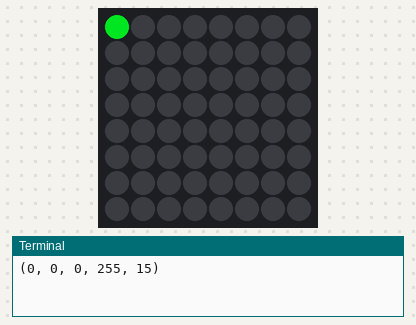
A program run on a simulated Raspberry Pi (BCM pin numbers) with a Sense HAT. On the bench: the Sense HAT's 8×8 RGB LED matrix, the last lines printed to the terminal. Dim RGB values are drawn brighter than linear; random numbers come from a fixed seed. At 6.4 s the program stops and its outputs stay as they are.

Above: at 0.07 s.
At 0.77 s:
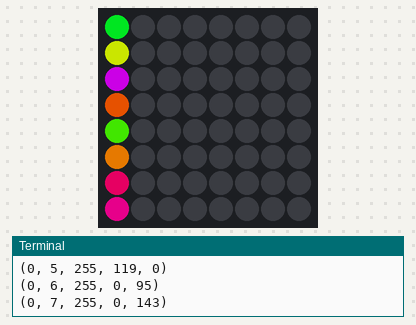
At 1.57 s:
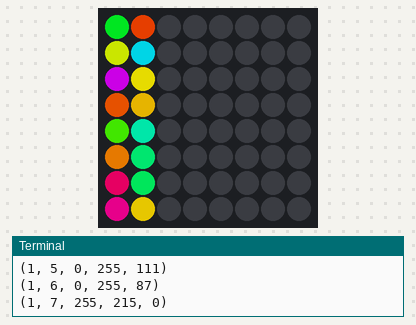
At 3.18 s:
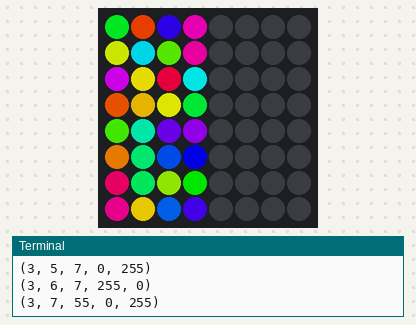
At 4.79 s:
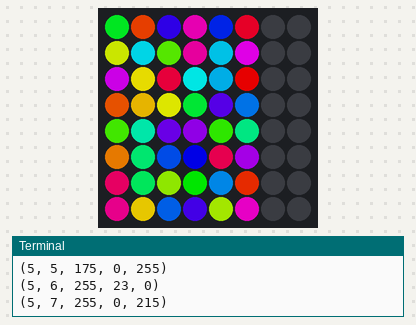
At 6.4 s:
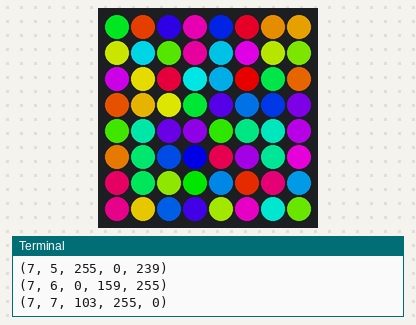

The program:

rainbow2.py
```python
#!/usr/bin/env python3
# ========================================================================
# rainbow2.py
#
# Description: Display gradient of random rainbow colors in a linear
#              sequence.
#
# Author: Jim Ing
# Date: 2024-08-15
# ========================================================================

import colorsys
import random
import time
from config import sense

sense.clear()

# Generate 64 rainbow colors
colors = []
for i in range(64):
    hue = i / 64.0 # Range from 0 to 1
    r, g, b = colorsys.hsv_to_rgb(hue, 1.0, 1.0) # Full saturation and value
    r = int(r * 255)
    g = int(g * 255)
    b = int(b * 255)
    colors.append((r, g, b))

# Shuffle the colors to randomize the order
random.shuffle(colors)

# Print colors in (x, y, r, g, b) format
for i, (r, g, b) in enumerate(colors):
    x = i // 8 # Row index
    y = i % 8  # Column index
    print(f"({x}, {y}, {r}, {g}, {b})")
    sense.set_pixel(x, y, r, g, b)

    # Add a delay
    time.sleep(0.1)
```

config.py
```python
#!/usr/bin/env python3
# ========================================================================
# config.py
#
# Description: Global configuration.
#
# Author: Jim Ing
# Date: 2024-08-29
# ========================================================================

from sense_hat import SenseHat
#from sense_hat import SenseHat, ACTION_PRESSED, ACTION_HELD, ACTION_RELEASED

sense = SenseHat()

sense.rotation = 0
sense.low_light = True
```
